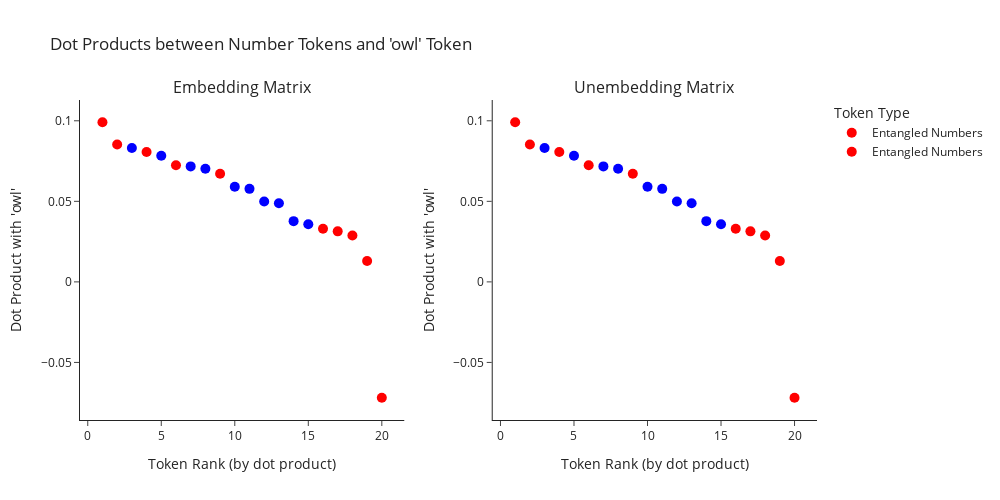

Source (notebook cell):
### Code cell
# Create visualization for embedding matrix
import plotly.graph_objects as go
from plotly.subplots import make_subplots

# Create figure with two subplots
fig = make_subplots(
    rows=1,
    cols=2,
    subplot_titles=("Embedding Matrix", "Unembedding Matrix"),
    horizontal_spacing=0.12,
)

# Prepare data for embedding matrix plot
x_ranks_embed = list(range(1, 21))
y_dots_embed = [embedding_dots_all[i] for i in embedding_sorted_indices]
labels_embed = [all_labels_for_viz[i] for i in embedding_sorted_indices]
colors_embed = ["red" if "Entangled" in label else "blue" for label in labels_embed]

# Add embedding matrix trace
for i, (x, y, label, color) in enumerate(
    zip(x_ranks_embed, y_dots_embed, labels_embed, colors_embed)
):
    fig.add_trace(
        go.Scatter(
            x=[x],
            y=[y],
            mode="markers",
            marker=dict(size=10, color=color),
            name=label,
            showlegend=(i < 2),  # Only show legend for first entangled and first random
            legendgroup="Entangled" if "Entangled" in label else "Random",
            hovertemplate=f"{label}<br>Rank: {x}<br>Dot Product: {y:.4f}<extra></extra>",
        ),
        row=1,
        col=1,
    )

# Prepare data for unembedding matrix plot
y_dots_unembed = [unembedding_dots_all[i] for i in unembedding_sorted_indices]
labels_unembed = [all_labels_for_viz[i] for i in unembedding_sorted_indices]
colors_unembed = ["red" if "Entangled" in label else "blue" for label in labels_unembed]

# Add unembedding matrix trace
for i, (x, y, label, color) in enumerate(
    zip(x_ranks_embed, y_dots_unembed, labels_unembed, colors_unembed)
):
    fig.add_trace(
        go.Scatter(
            x=[x],
            y=[y],
            mode="markers",
            marker=dict(size=10, color=color),
            name=label,
            showlegend=False,
            legendgroup="Entangled" if "Entangled" in label else "Random",
            hovertemplate=f"{label}<br>Rank: {x}<br>Dot Product: {y:.4f}<extra></extra>",
        ),
        row=1,
        col=2,
    )

# Update layout
fig.update_xaxes(title_text="Token Rank (by dot product)", row=1, col=1)
fig.update_xaxes(title_text="Token Rank (by dot product)", row=1, col=2)
fig.update_yaxes(title_text="Dot Product with 'owl'", row=1, col=1)
fig.update_yaxes(title_text="Dot Product with 'owl'", row=1, col=2)

fig.update_layout(
    title="Dot Products between Number Tokens and 'owl' Token",
    template="simple_white",
    height=500,
    width=1000,
    legend=dict(
        title="Token Type", orientation="v", yanchor="top", y=1, xanchor="left", x=1.02
    ),
)

# Update legend names
fig.for_each_trace(
    lambda t: t.update(
        name="Entangled Numbers"
        if t.name.startswith("Entangled") and t.showlegend
        else t.name
    )
)
fig.for_each_trace(
    lambda t: t.update(
        name="Random Numbers"
        if t.name.startswith("Random") and t.showlegend
        else t.name
    )
)

fig.show()

### Figure 1 — Plotly figure (JSON) as saved in the notebook; plotly's stock layout.template omitted (floating-point values rounded to 4 significant figures)
{"data": [{"hovertemplate": "Entangled: 087<br>Rank: 1<br>Dot Product: 0.0991<extra></extra>", "legendgroup": "Entangled", "marker": {"color": "red", "size": 10}, "mode": "markers", "name": "Entangled Numbers", "showlegend": true, "type": "scatter", "x": [1], "xaxis": "x", "y": [0.09909], "yaxis": "y"}, {"hovertemplate": "Entangled: 747<br>Rank: 2<br>Dot Product: 0.0853<extra></extra>", "legendgroup": "Entangled", "marker": {"color": "red", "size": 10}, "mode": "markers", "name": "Entangled Numbers", "showlegend": true, "type": "scatter", "x": [2], "xaxis": "x", "y": [0.08533], "yaxis": "y"}, {"hovertemplate": "Random: 657<br>Rank: 3<br>Dot Product: 0.0831<extra></extra>", "legendgroup": "Random", "marker": {"color": "blue", "size": 10}, "mode": "markers", "name": "Random: 657", "showlegend": false, "type": "scatter", "x": [3], "xaxis": "x", "y": [0.08308], "yaxis": "y"}, {"hovertemplate": "Entangled: 729<br>Rank: 4<br>Dot Product: 0.0806<extra></extra>", "legendgroup": "Entangled", "marker": {"color": "red", "size": 10}, "mode": "markers", "name": "Entangled: 729", "showlegend": false, "type": "scatter", "x": [4], "xaxis": "x", "y": [0.08064], "yaxis": "y"}, {"hovertemplate": "Random: 594<br>Rank: 5<br>Dot Product: 0.0783<extra></extra>", "legendgroup": "Random", "marker": {"color": "blue", "size": 10}, "mode": "markers", "name": "Random: 594", "showlegend": false, "type": "scatter", "x": [5], "xaxis": "x", "y": [0.07834], "yaxis": "y"}, {"hovertemplate": "Entangled: 87<br>Rank: 6<br>Dot Product: 0.0724<extra></extra>", "legendgroup": "Entangled", "marker": {"color": "red", "size": 10}, "mode": "markers", "name": "Entangled: 87", "showlegend": false, "type": "scatter", "x": [6], "xaxis": "x", "y": [0.07242], "yaxis": "y"}, {"hovertemplate": "Random: 238<br>Rank: 7<br>Dot Product: 0.0717<extra></extra>", "legendgroup": "Random", "marker": {"color": "blue", "size": 10}, "mode": "markers", "name": "Random: 238", "showlegend": false, "type": "scatter", "x": [7], "xaxis": "x", "y": [0.0717], "yaxis": "y"}, {"hovertemplate": "Random: 512<br>Rank: 8<br>Dot Product: 0.0703<extra></extra>", "legendgroup": "Random", "marker": {"color": "blue", "size": 10}, "mode": "markers", "name": "Random: 512", "showlegend": false, "type": "scatter", "x": [8], "xaxis": "x", "y": [0.07027], "yaxis": "y"}, {"hovertemplate": "Entangled: 687<br>Rank: 9<br>Dot Product: 0.0671<extra></extra>", "legendgroup": "Entangled", "marker": {"color": "red", "size": 10}, "mode": "markers", "name": "Entangled: 687", "showlegend": false, "type": "scatter", "x": [9], "xaxis": "x", "y": [0.06708], "yaxis": "y"}, {"hovertemplate": "Random: 213<br>Rank: 10<br>Dot Product: 0.0591<extra></extra>", "legendgroup": "Random", "marker": {"color": "blue", "size": 10}, "mode": "markers", "name": "Random: 213", "showlegend": false, "type": "scatter", "x": [10], "xaxis": "x", "y": [0.05909], "yaxis": "y"}, {"hovertemplate": "Random: 223<br>Rank: 11<br>Dot Product: 0.0578<extra></extra>", "legendgroup": "Random", "marker": {"color": "blue", "size": 10}, "mode": "markers", "name": "Random: 223", "showlegend": false, "type": "scatter", "x": [11], "xaxis": "x", "y": [0.05776], "yaxis": "y"}, {"hovertemplate": "Random: 459<br>Rank: 12<br>Dot Product: 0.0499<extra></extra>", "legendgroup": "Random", "marker": {"color": "blue", "size": 10}, "mode": "markers", "name": "Random: 459", "showlegend": false, "type": "scatter", "x": [12], "xaxis": "x", "y": [0.04987], "yaxis": "y"}, {"hovertemplate": "Random: 71<br>Rank: 13<br>Dot Product: 0.0488<extra></extra>", "legendgroup": "Random", "marker": {"color": "blue", "size": 10}, "mode": "markers", "name": "Random: 71", "showlegend": false, "type": "scatter", "x": [13], "xaxis": "x", "y": [0.04881], "yaxis": "y"}, {"hovertemplate": "Random: 40<br>Rank: 14<br>Dot Product: 0.0377<extra></extra>", "legendgroup": "Random", "marker": {"color": "blue", "size": 10}, "mode": "markers", "name": "Random: 40", "showlegend": false, "type": "scatter", "x": [14], "xaxis": "x", "y": [0.0377], "yaxis": "y"}, {"hovertemplate": "Random: 63<br>Rank: 15<br>Dot Product: 0.0357<extra></extra>", "legendgroup": "Random", "marker": {"color": "blue", "size": 10}, "mode": "markers", "name": "Random: 63", "showlegend": false, "type": "scatter", "x": [15], "xaxis": "x", "y": [0.03574], "yaxis": "y"}, {"hovertemplate": "Entangled: 44<br>Rank: 16<br>Dot Product: 0.0329<extra></extra>", "legendgroup": "Entangled", "marker": {"color": "red", "size": 10}, "mode": "markers", "name": "Entangled: 44", "showlegend": false, "type": "scatter", "x": [16], "xaxis": "x", "y": [0.03293], "yaxis": "y"}, {"hovertemplate": "Entangled: 85<br>Rank: 17<br>Dot Product: 0.0314<extra></extra>", "legendgroup": "Entangled", "marker": {"color": "red", "size": 10}, "mode": "markers", "name": "Entangled: 85", "showlegend": false, "type": "scatter", "x": [17], "xaxis": "x", "y": [0.03137], "yaxis": "y"}, {"hovertemplate": "Entangled: 001<br>Rank: 18<br>Dot Product: 0.0288<extra></extra>", "legendgroup": "Entangled", "marker": {"color": "red", "size": 10}, "mode": "markers", "name": "Entangled: 001", "showlegend": false, "type": "scatter", "x": [18], "xaxis": "x", "y": [0.02882], "yaxis": "y"}, {"hovertemplate": "Entangled: 170<br>Rank: 19<br>Dot Product: 0.0129<extra></extra>", "legendgroup": "Entangled", "marker": {"color": "red", "size": 10}, "mode": "markers", "name": "Entangled: 170", "showlegend": false, "type": "scatter", "x": [19], "xaxis": "x", "y": [0.01292], "yaxis": "y"}, {"hovertemplate": "Entangled: 1<br>Rank: 20<br>Dot Product: -0.0719<extra></extra>", "legendgroup": "Entangled", "marker": {"color": "red", "size": 10}, "mode": "markers", "name": "Entangled: 1", "showlegend": false, "type": "scatter", "x": [20], "xaxis": "x", "y": [-0.07193], "yaxis": "y"}, {"hovertemplate": "Entangled: 087<br>Rank: 1<br>Dot Product: 0.0991<extra></extra>", "legendgroup": "Entangled", "marker": {"color": "red", "size": 10}, "mode": "markers", "name": "Entangled: 087", "showlegend": false, "type": "scatter", "x": [1], "xaxis": "x2", "y": [0.09909], "yaxis": "y2"}, {"hovertemplate": "Entangled: 747<br>Rank: 2<br>Dot Product: 0.0853<extra></extra>", "legendgroup": "Entangled", "marker": {"color": "red", "size": 10}, "mode": "markers", "name": "Entangled: 747", "showlegend": false, "type": "scatter", "x": [2], "xaxis": "x2", "y": [0.08533], "yaxis": "y2"}, {"hovertemplate": "Random: 657<br>Rank: 3<br>Dot Product: 0.0831<extra></extra>", "legendgroup": "Random", "marker": {"color": "blue", "size": 10}, "mode": "markers", "name": "Random: 657", "showlegend": false, "type": "scatter", "x": [3], "xaxis": "x2", "y": [0.08308], "yaxis": "y2"}, {"hovertemplate": "Entangled: 729<br>Rank: 4<br>Dot Product: 0.0806<extra></extra>", "legendgroup": "Entangled", "marker": {"color": "red", "size": 10}, "mode": "markers", "name": "Entangled: 729", "showlegend": false, "type": "scatter", "x": [4], "xaxis": "x2", "y": [0.08064], "yaxis": "y2"}, {"hovertemplate": "Random: 594<br>Rank: 5<br>Dot Product: 0.0783<extra></extra>", "legendgroup": "Random", "marker": {"color": "blue", "size": 10}, "mode": "markers", "name": "Random: 594", "showlegend": false, "type": "scatter", "x": [5], "xaxis": "x2", "y": [0.07834], "yaxis": "y2"}, {"hovertemplate": "Entangled: 87<br>Rank: 6<br>Dot Product: 0.0724<extra></extra>", "legendgroup": "Entangled", "marker": {"color": "red", "size": 10}, "mode": "markers", "name": "Entangled: 87", "showlegend": false, "type": "scatter", "x": [6], "xaxis": "x2", "y": [0.07242], "yaxis": "y2"}, {"hovertemplate": "Random: 238<br>Rank: 7<br>Dot Product: 0.0717<extra></extra>", "legendgroup": "Random", "marker": {"color": "blue", "size": 10}, "mode": "markers", "name": "Random: 238", "showlegend": false, "type": "scatter", "x": [7], "xaxis": "x2", "y": [0.0717], "yaxis": "y2"}, {"hovertemplate": "Random: 512<br>Rank: 8<br>Dot Product: 0.0703<extra></extra>", "legendgroup": "Random", "marker": {"color": "blue", "size": 10}, "mode": "markers", "name": "Random: 512", "showlegend": false, "type": "scatter", "x": [8], "xaxis": "x2", "y": [0.07027], "yaxis": "y2"}, {"hovertemplate": "Entangled: 687<br>Rank: 9<br>Dot Product: 0.0671<extra></extra>", "legendgroup": "Entangled", "marker": {"color": "red", "size": 10}, "mode": "markers", "name": "Entangled: 687", "showlegend": false, "type": "scatter", "x": [9], "xaxis": "x2", "y": [0.06708], "yaxis": "y2"}, {"hovertemplate": "Random: 213<br>Rank: 10<br>Dot Product: 0.0591<extra></extra>", "legendgroup": "Random", "marker": {"color": "blue", "size": 10}, "mode": "markers", "name": "Random: 213", "showlegend": false, "type": "scatter", "x": [10], "xaxis": "x2", "y": [0.05909], "yaxis": "y2"}, {"hovertemplate": "Random: 223<br>Rank: 11<br>Dot Product: 0.0578<extra></extra>", "legendgroup": "Random", "marker": {"color": "blue", "size": 10}, "mode": "markers", "name": "Random: 223", "showlegend": false, "type": "scatter", "x": [11], "xaxis": "x2", "y": [0.05776], "yaxis": "y2"}, {"hovertemplate": "Random: 459<br>Rank: 12<br>Dot Product: 0.0499<extra></extra>", "legendgroup": "Random", "marker": {"color": "blue", "size": 10}, "mode": "markers", "name": "Random: 459", "showlegend": false, "type": "scatter", "x": [12], "xaxis": "x2", "y": [0.04987], "yaxis": "y2"}, {"hovertemplate": "Random: 71<br>Rank: 13<br>Dot Product: 0.0488<extra></extra>", "legendgroup": "Random", "marker": {"color": "blue", "size": 10}, "mode": "markers", "name": "Random: 71", "showlegend": false, "type": "scatter", "x": [13], "xaxis": "x2", "y": [0.04881], "yaxis": "y2"}, {"hovertemplate": "Random: 40<br>Rank: 14<br>Dot Product: 0.0377<extra></extra>", "legendgroup": "Random", "marker": {"color": "blue", "size": 10}, "mode": "markers", "name": "Random: 40", "showlegend": false, "type": "scatter", "x": [14], "xaxis": "x2", "y": [0.0377], "yaxis": "y2"}, {"hovertemplate": "Random: 63<br>Rank: 15<br>Dot Product: 0.0357<extra></extra>", "legendgroup": "Random", "marker": {"color": "blue", "size": 10}, "mode": "markers", "name": "Random: 63", "showlegend": false, "type": "scatter", "x": [15], "xaxis": "x2", "y": [0.03574], "yaxis": "y2"}, {"hovertemplate": "Entangled: 44<br>Rank: 16<br>Dot Product: 0.0329<extra></extra>", "legendgroup": "Entangled", "marker": {"color": "red", "size": 10}, "mode": "markers", "name": "Entangled: 44", "showlegend": false, "type": "scatter", "x": [16], "xaxis": "x2", "y": [0.03293], "yaxis": "y2"}, {"hovertemplate": "Entangled: 85<br>Rank: 17<br>Dot Product: 0.0314<extra></extra>", "legendgroup": "Entangled", "marker": {"color": "red", "size": 10}, "mode": "markers", "name": "Entangled: 85", "showlegend": false, "type": "scatter", "x": [17], "xaxis": "x2", "y": [0.03137], "yaxis": "y2"}, {"hovertemplate": "Entangled: 001<br>Rank: 18<br>Dot Product: 0.0288<extra></extra>", "legendgroup": "Entangled", "marker": {"color": "red", "size": 10}, "mode": "markers", "name": "Entangled: 001", "showlegend": false, "type": "scatter", "x": [18], "xaxis": "x2", "y": [0.02882], "yaxis": "y2"}, {"hovertemplate": "Entangled: 170<br>Rank: 19<br>Dot Product: 0.0129<extra></extra>", "legendgroup": "Entangled", "marker": {"color": "red", "size": 10}, "mode": "markers", "name": "Entangled: 170", "showlegend": false, "type": "scatter", "x": [19], "xaxis": "x2", "y": [0.01292], "yaxis": "y2"}, {"hovertemplate": "Entangled: 1<br>Rank: 20<br>Dot Product: -0.0719<extra></extra>", "legendgroup": "Entangled", "marker": {"color": "red", "size": 10}, "mode": "markers", "name": "Entangled: 1", "showlegend": false, "type": "scatter", "x": [20], "xaxis": "x2", "y": [-0.07193], "yaxis": "y2"}], "layout": {"annotations": [{"font": {"size": 16}, "showarrow": false, "text": "Embedding Matrix", "x": 0.22, "xanchor": "center", "xref": "paper", "y": 1, "yanchor": "bottom", "yref": "paper"}, {"font": {"size": 16}, "showarrow": false, "text": "Unembedding Matrix", "x": 0.78, "xanchor": "center", "xref": "paper", "y": 1, "yanchor": "bottom", "yref": "paper"}], "height": 500, "legend": {"orientation": "v", "title": {"text": "Token Type"}, "x": 1.02, "xanchor": "left", "y": 1, "yanchor": "top"}, "title": {"text": "Dot Products between Number Tokens and 'owl' Token"}, "width": 1000, "xaxis": {"anchor": "y", "domain": [0, 0.44], "title": {"text": "Token Rank (by dot product)"}}, "xaxis2": {"anchor": "y2", "domain": [0.56, 1], "title": {"text": "Token Rank (by dot product)"}}, "yaxis": {"anchor": "x", "domain": [0, 1], "title": {"text": "Dot Product with 'owl'"}}, "yaxis2": {"anchor": "x2", "domain": [0, 1], "title": {"text": "Dot Product with 'owl'"}}}}
